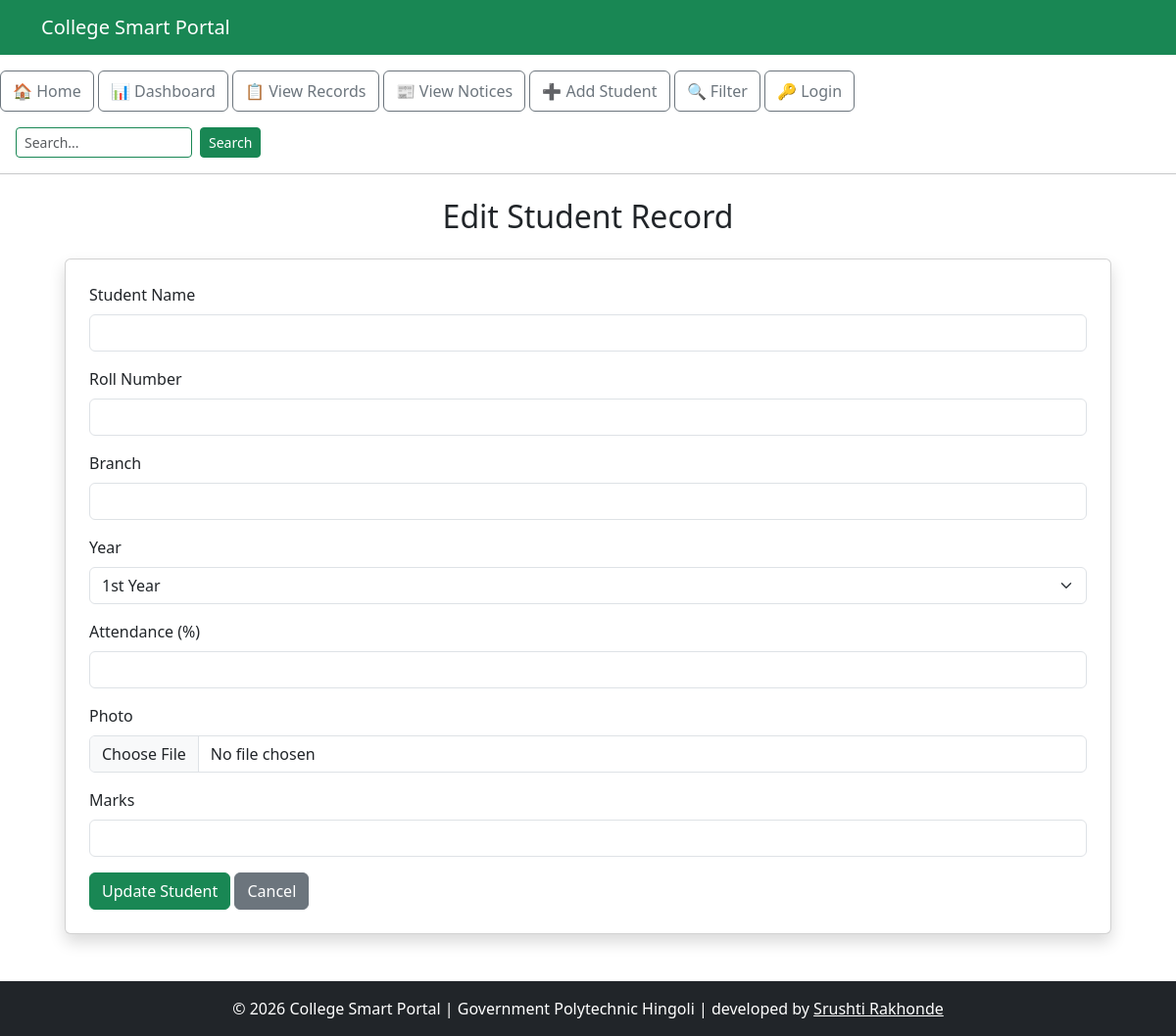
Before: /edit/19 (signed in) with the older database file.
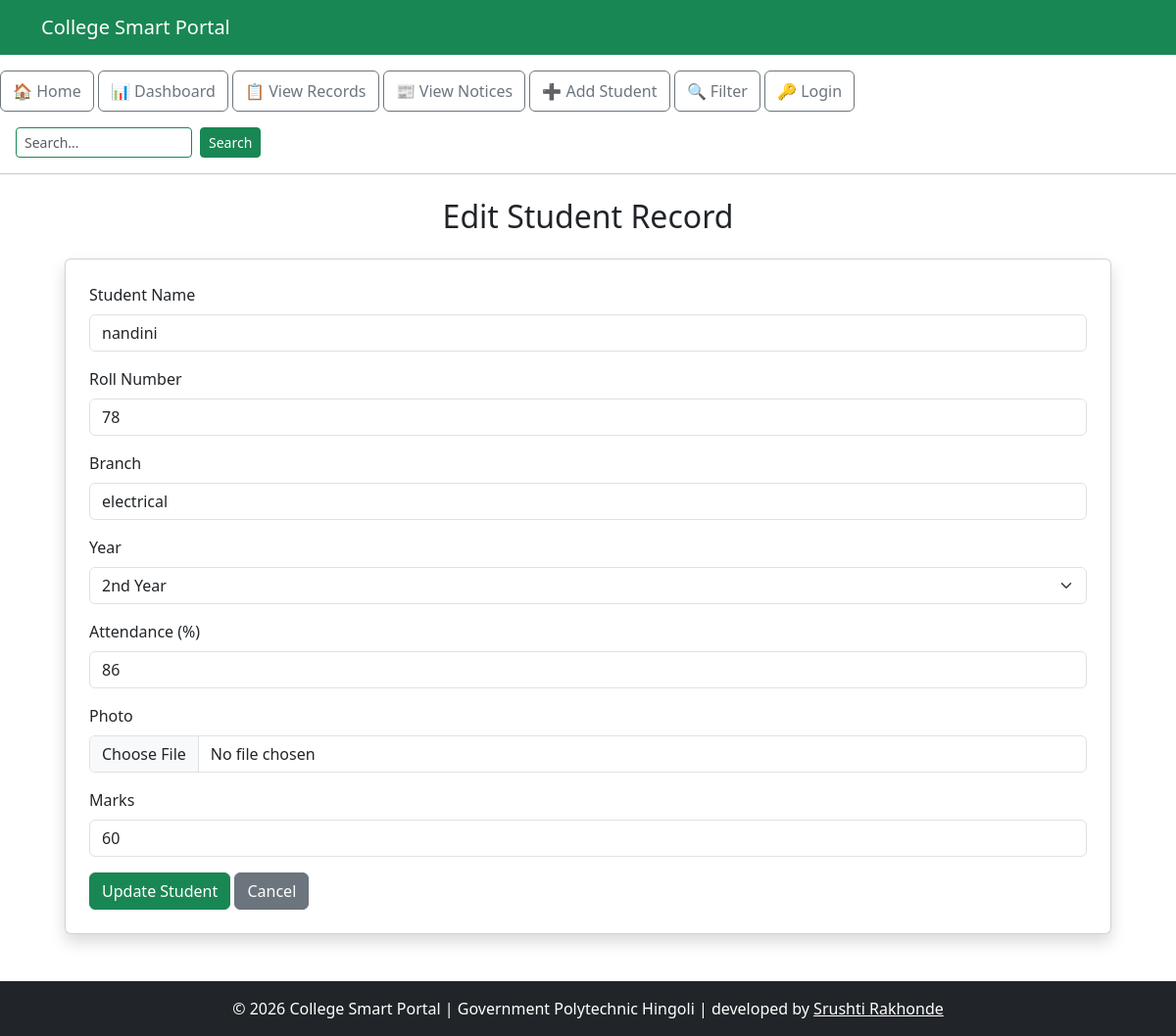
After: the same page with the newer database file.
### tables this page shows
CREATE TABLE students (
                    id INTEGER PRIMARY KEY AUTOINCREMENT,
                    name TEXT NOT NULL,
                    roll_no INTEGER NOT NULL,
                    marks INTEGER NOT NULL,
                    branch TEXT NOT NULL,
                    attendance INTEGER DEFAULT 0
                 , photo TEXT DEFAULT 'default.png', year TEXT DEFAULT '1st Year');

### project_flask.py (the view, shortened to what this page needs)
@app.route('/edit/<int:id>', methods=['GET', 'POST'])
def edit_student(id):
    if 'user_id' not in session:
        flash("Admins only! You do not have permission to edit a student.", "warning")
        return redirect(url_for("login"))
    conn = get_db()
    student = conn.execute("SELECT * FROM students WHERE id = ?", (id,)).fetchone()
    conn.close()
    return render_template('edit_student.html', student=student)

### database.py (called while the page is built)
def get_db():
    conn = sqlite3.connect(DB_PATH)
    conn.row_factory = sqlite3.Row
    return conn

### templates/edit_student.html (shortened to what this page needs)
{% extends "base.html" %}
{% block content %}
<div class="container mt-4">
    <h2 class="text-center mb-4">Edit Student Record</h2>
    <div class="card p-4 shadow">
        <form method="POST" enctype="multipart/form-data">
            <div class="mb-3">
                <label class="form-label">Student Name</label>
                <input type="text"
                       name="name"
                       class="form-control"
                       value="{{ student['name'] }}"
                       required>
            </div>
            <div class="mb-3">
                <label class="form-label">Roll Number</label>
                <input type="number"
                       name="roll_no"
                       class="form-control"
                       value="{{ student[2] }}"
                       required>
            </div>
            <div class="mb-3">
                <label class="form-label">Branch</label>
                <input type="text"
                       name="branch"
                       class="form-control"
                       value="{{ student['branch'] }}"
                       required>
            </div>
            <div class="mb-3">
                <label class="form-label">Year</label>
                <select name="year" class="form-select" required>
                    <option value="1st Year" {% if student['year'] == '1st Year' %}selected{% endif %}>1st Year</option>
                    <option value="2nd Year" {% if student['year'] == '2nd Year' %}selected{% endif %}>2nd Year</option>
                </select>
            </div>
            <div class="mb-3">
                <label class="form-label">Attendance (%)</label>
                <input type="number"
                       name="attendance"
                       class="form-control"
                       value="{{ student['attendance'] }}"
                       required>
            </div>
            <div class="mb-3">
                <label class="form-label">Photo</label>
                <input type="file" name="photo" class="form-control" accept="image/*">
            </div>
            <div class="mb-3">
                <label class="form-label">Marks</label>
                <input type="number"
                       name="marks"
                       class="form-control"
                       value="{{ student['marks'] }}"
                       required>
            </div>
            <button type="submit" class="btn btn-success">
                Update Student
            </button>
            <a href="{{ url_for('records') }}" class="btn btn-secondary">
                Cancel
            </a>
        </form>
    </div>
</div>
{% endblock %}

### templates/base.html (shortened to what this page needs)
<!DOCTYPE html>
<html>
<head>
    <link href="https://cdn.jsdelivr.net/npm/bootstrap@5.3.2/dist/css/bootstrap.min.css" rel="stylesheet">
</head>
<body>
    <nav class="navbar navbar-expand-lg navbar-dark bg-success">
        <div class="container">
            <a class="navbar-brand" href="/">College Smart Portal</a>
        </div>
    </nav>
    <a href="{{ url_for('home') }}" class="btn outline btn-outline-secondary py-2 mt-3">🏠 Home</a>
    <a href="{{ url_for('dashboard') }}" class="btn btn-outline-secondary py-2 mt-3">📊 Dashboard</a>
    <a href="{{ url_for('records') }}" class="btn  outline btn-outline-secondary py-2 mt-3">📋 View Records</a>
    <a href="{{ url_for('notices') }}" class="btn btn-outline-secondary py-2 mt-3">📰 View Notices</a>
    <a href="{{ url_for('add_student') }}" class="btn btn-outline-secondary py-2 mt-3">➕ Add Student</a>
    <a href="{{ url_for('filter') }}" class="btn btn-outline-secondary py-2 mt-3">🔍 Filter</a>
    {% if session.username %}
        <span class="btn btn-info py-2 mt-3 disabled">👤 {{ session.username }}</span>
        <a href="{{ url_for('logout') }}" class="btn btn-danger py-2 mt-3">🔓 Logout</a>
    {% else %}
        <a href="{{ url_for('login') }}" class="btn outline btn-outline-secondary py-2 mt-3">🔑 Login</a>
    {% endif %}
    <form action="{{ url_for('search') }}" method="GET" class="d-flex ms-3 mt-3">
        <input type="search" name="q" class="form-control form-control-sm border-success" placeholder="Search..." value="{{ request.args.get('q', '') }}" style="width: 180px;">
        <button type="submit" class="btn btn-success btn-sm ms-2">Search</button>
    </form>
    <hr>
    <div class="container mt-4">
        <div class="container mt-4">
            {% block content %}{% endblock %}
        </div>
    </div>
    <footer class="bg-dark text-white text-center p-3 mt-5">
        © 2026 College Smart Portal | Government Polytechnic Hingoli | developed by <a href="srushti rakhonde" class="text-white">Srushti Rakhonde</a>
    </footer>
</body>
</html>

Changed rows visible on the page:
added students: name "nandini", roll_no "78", branch "electrical", year "2nd Year", attendance "86", marks "60"
Other visible differences:
form field year: "1st Year" → (not shown)
